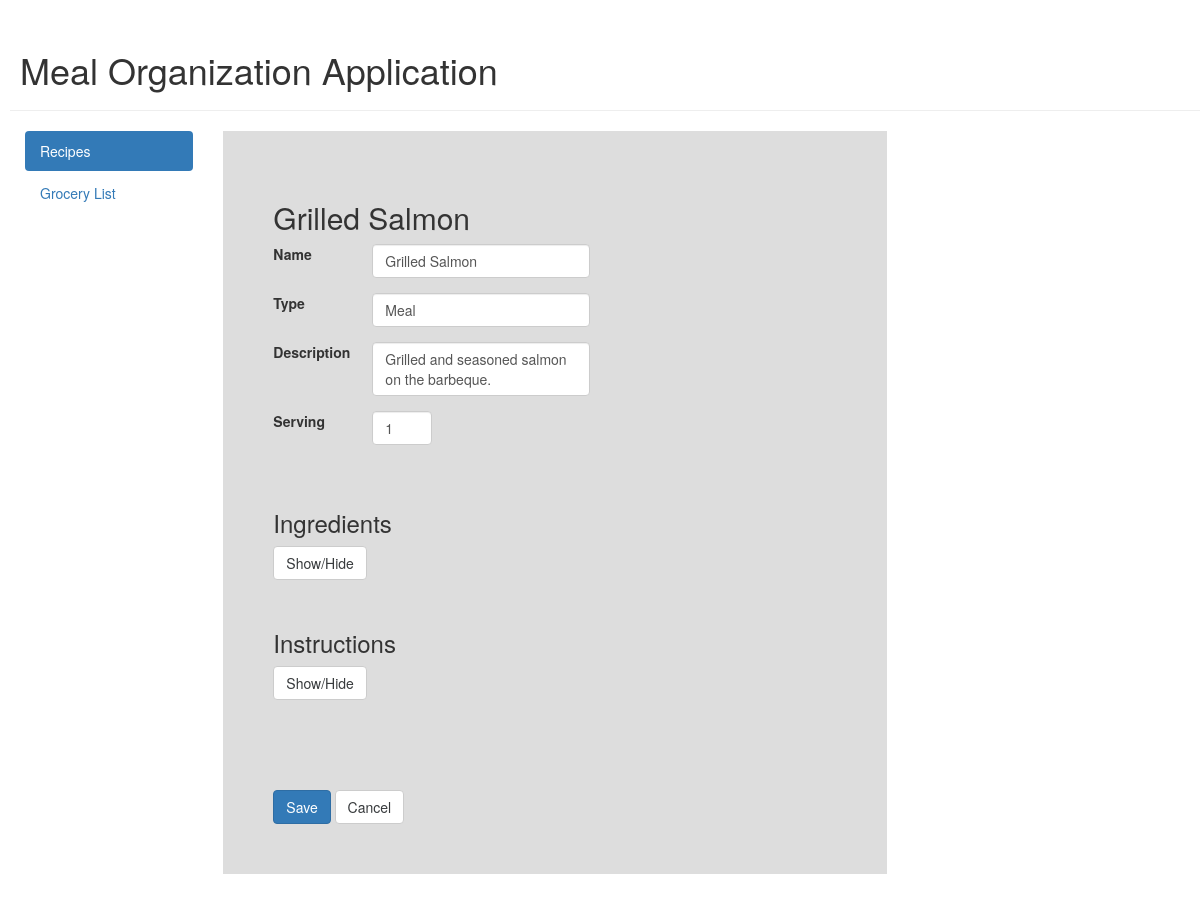
Screenshot of /edit_recipe.php?id=1 with the database file from the repository.
### tables this page shows
CREATE TABLE `recipes` (
  `id` int(11) NOT NULL,
  `name` varchar(255) NOT NULL,
  `type` varchar(255) DEFAULT NULL,
  `descr` varchar(255) DEFAULT NULL,
  `serving` int(11) NOT NULL
);

### classes/Database.php (called while the page is built, shortened)
<?php
  class Database
  {
    private $db;
    private $query;
    private $statement;
    public function __construct()
    {
      $this->db = new mysqli(self::HOST, self::USER, self::PASS, self::BASE);
    }
    public function query($query, $parameters = null)
    {
      if(empty($this->query) || $this->query !== $query)
      {
        $this->query = $query;
        $this->statement = $this->db->prepare($this->query);
      }
      if(!empty($parameters))
      {
        call_user_func_array(array($this->statement, 'bind_param'), $parameters);
      }
      if(empty($this->statement))
      {
        $this->error("Invalid SQL with query: $query");
      }
      else
      {
        $this->statement->execute();
      }
    }
    public function fetch()
    {
      $this->result = array();
      $result = $this->statement->get_result();
      if(!empty($result))
      {
        while($record = $result->fetch_array(MYSQLI_ASSOC))
        {
          $this->result[] = $record;
        }
      }
      return $this->result;
    }
  }
?>

### templates/ingredient_list.php (the view, shortened to what this page needs)
<?php
  include_once('../classes/Database.php');
  echo '<h3>Ingredients</h3>';
  echo '<button type="button" id="ing_button" class="btn btn-secondary">Show/Hide</button>';
  echo '<p>&nbsp;</p>';
?>

### templates/meal_info.php
<?php
  include_once('../classes/Database.php');
  $query = 'SELECT name, type, descr, serving
            FROM recipes
            WHERE id = ?';
  $params = array('i', &$id);
  $db->query($query, $params);
  $result = $db->fetch();
  $recipname = $result[0]["name"];
  $reciptype = $result[0]["type"];
  $recipdesc = $result[0]["descr"];
  $recipserving = $result[0]["serving"];
  echo '<h2>' . $recipname . '</h2>';
  echo '<div class="form-group row">
          <label for="recipname" class="col-sm-2 col-form-label">Name</label>
          <div class="col-sm-5">
            <input type="text" class="form-control" name="recipname" id="recipname" value="' . $recipname . '">
          </div>
        </div>
        <div class="form-group row">
          <label for="reciptype" class="col-sm-2 col-form-label">Type</label>
          <div class="col-sm-5">
            <input type="text" class="form-control" name="reciptype" id="reciptype" value="' . $reciptype . '">
          </div>
        </div>
        <div class="form-group row">
          <label for="recipdesc" class="col-sm-2 col-form-label">Description</label>
          <div class="col-sm-5">
            <textarea class="form-control" name="recipdesc" id="recipdesc">' . $recipdesc . '</textarea>
          </div>
        </div>
        <div class="form-group row">
          <label for="recipserving" class="col-sm-2 col-form-label">Serving</label>
          <div class="col-sm-4">
            <input type="number" class="form-control" name="recipserving" id="recipserving" value="' . $recipserving . '" min="1", max="10">
          </div>
        </div>';
  echo '<p>&nbsp;</p>';
?>

### public/css/navbar-static-top.css (style rules this page uses)
body { min-height: 2000px; }

### public/css/style.css (style rules this page uses)
body { padding-top: 30px; padding-left: 10px; }
textarea { resize: none; }
input[type=number] { width: 60px; }
.btn-secondary { color: #373a3c; background-color: #fff; border-color: #ccc; }

### rows the page displays
recipes: name "Grilled Salmon", recipname "Grilled Salmon", reciptype "Meal", recipdesc "Grilled and seasoned salmon on the barbeque.", recipserving "1"
